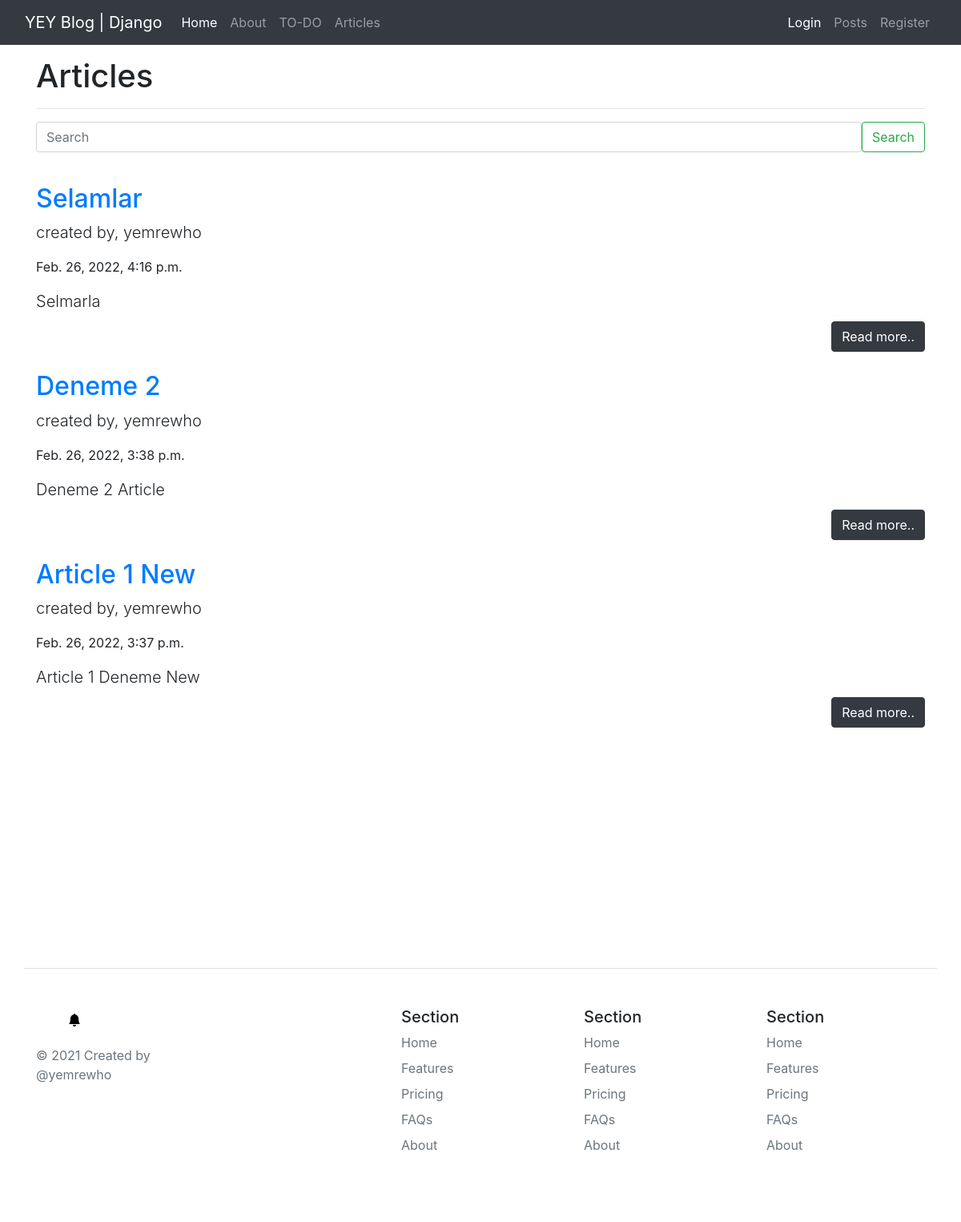
/articles/, run on an earlier commit of the app's database.
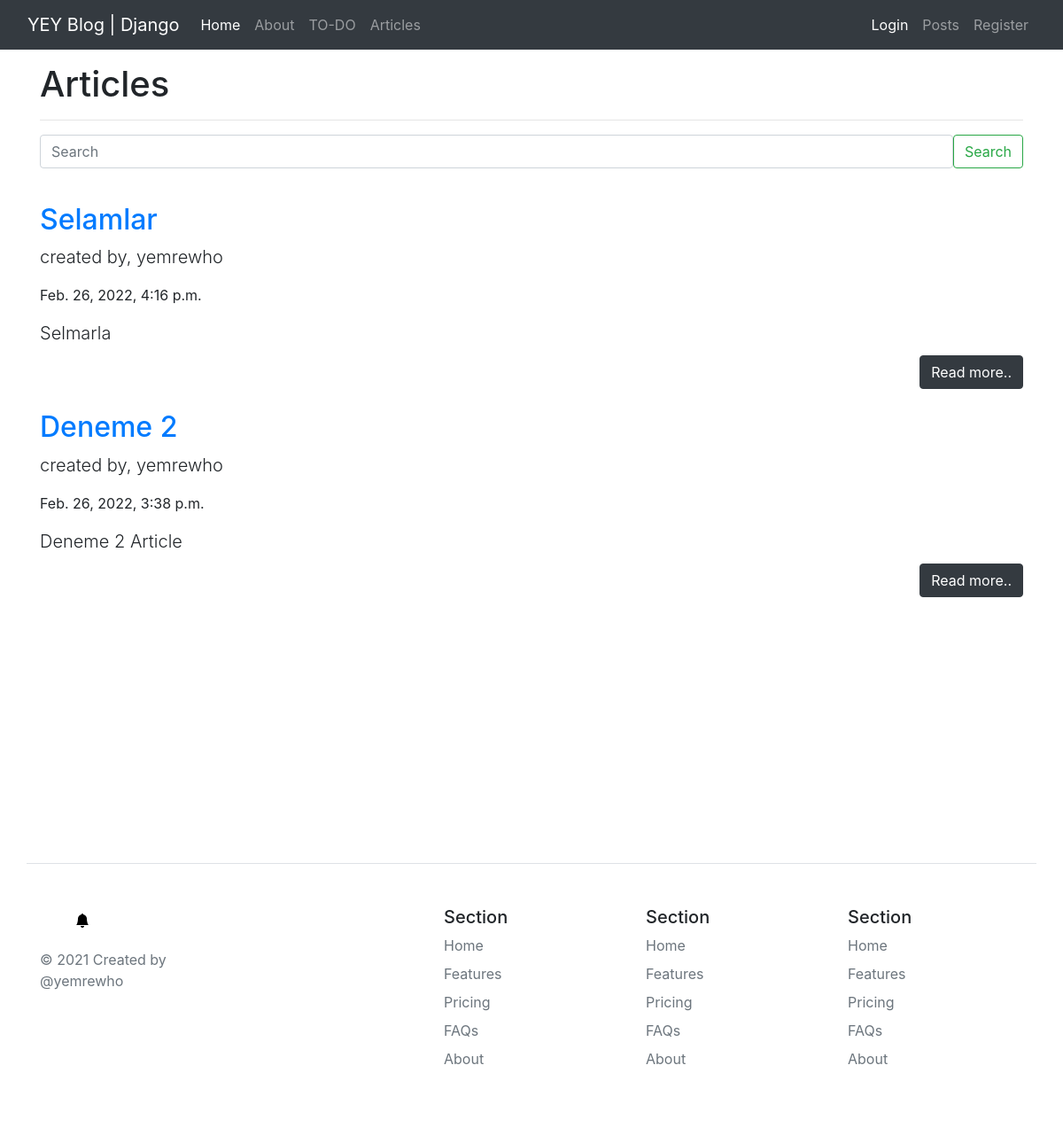
And on a later commit of the database.
### article/models.py (models this page shows, shortened)
class Article(models.Model):
    author = models.ForeignKey("auth.User",on_delete=models.CASCADE)
    title = models.CharField(max_length=50)
    content = models.TextField()
    date = models.DateTimeField(auto_now_add=True)
    class Meta:
        ordering = ['-date']

### article/views.py (the view)
# urls.py: path('',views.allArticle,name="allarticle"),
def allArticle(request):
    keyword = request.GET.get("keyword")
    if keyword:
        articles = Article.objects.filter(title__contains= keyword)
        context = {
            "articles":articles
        }
        return render(request,"article/articles.html",context)
    articles = Article.objects.all()
    context = {
        "articles":articles
    }
    return render(request,"article/articles.html",context)

### templates/article/articles.html (shortened to what this page needs)
{% extends 'layout.html' %}
{% block body %}
    <h1>Articles</h1>
    <hr>
    <div>
    <form class="d-flex" style="margin-bottom: 15px">
        <input name="keyword" class="form-control me-2" type="search" placeholder="Search" aria-label="Search">
        <button class="btn btn-outline-success" type="submit">Search</button>
    </form>
    </div>
    {% if articles %}
        {% for article in articles %}
            <div class="row">
                <div class="col-lg-12">
                    <a href="{% url 'article:detail' article.id %}" style="text-decoration: none">
                        <h2 class="mt-4"> {{ article.title }} </h2>
                    </a>
                    <p class="lead">
                        created by, {{ article.author.username }}
                    </p>
                    <p>
                        {{ article.date }}
                    </p>
                    <p class="lead">
                        {{ article.content|safe|truncatewords:50 }}
                        <a href="{% url 'article:detail' article.id %}">
                            <button type="button" class="btn btn-dark" style="float:right; margin-top:40px">Read more..</button>
                        </a>
                    </p>
                </div>
            </div>
        {% endfor %}
    {% else %}
        <div class="alert alert-danger">
            There is no article!
        </div>
    {% endif %}
{% endblock %}

What changed in the data, as far as the page shows it:
removed Article: title "Article 1 New", author.username "yemrewho", date "Feb. 26, 2022, 3:37 p.m.", content "Article 1 Deneme New"
